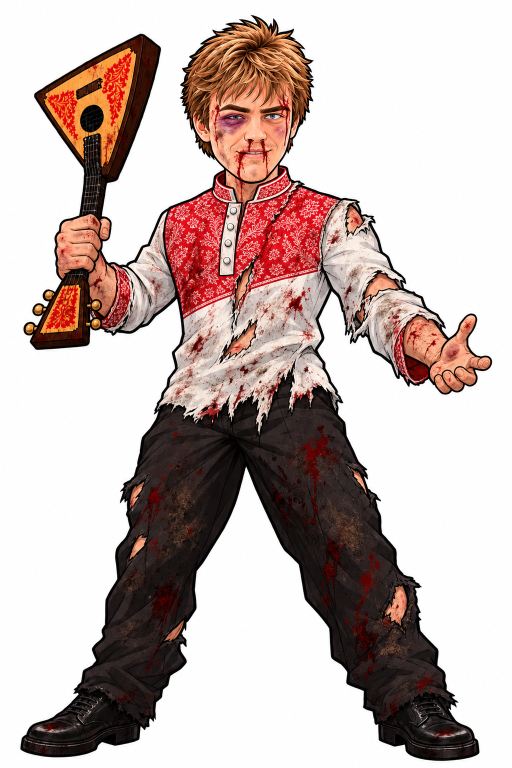
#> input picture tools/boss/raw/babafey-beaten-edit.png, 1024 x 1536 px, given in place of head.png, which was not available (shown at 1/2 size)
$ python assemble-botsman.py
#> lines starting #> are read from the running program, lines starting #| are printed output that depends on the picture
"""
Боцман (id botsman): the artist's layers, all in place on one 2000×3000 sheet — tools/boss/source/botsman/raw/
{coat,legs,head,upperL,foreL,fistL,upperR,foreR,fistR}.png (L — the arm on the left of the picture: down, the fist before
the belly holding a crowbar (raw/crowbar.png, under the fist); R — the guard arm up on the right).
→ rig sources for build-boss.py (cropped to the figure): body = the coat (its tails swing — bs-hem, boss-rig.tsx),
legs = the trousers and boots (drawn OVER the coat, as the artist asked), head, armL/lowL/handL, armR/lowR/handR
(shoulder → forearm at the elbow → fist at the wrist; joints: build-boss.py PIVOT_BY_BOSS),
and the pictures for the lists: public/bosses/botsman/{full,portrait}.webp.
The face (raw/face/, the artist's 1000×1000 sheets, all in place on one face; head.png — the whole head with its own sad
closed mouth): fitted onto the sheet's head (FACE_K, FACE_AT — the best overlap of the two heads) → head, eyes, pupils,
eyes-closed, browL / browR (the brows split at their gap), throat, teeth-up, teeth-low, lips (the open mouth with its hole:
over the throat and the teeth; hidden when he is hit — the head's sad mouth shows).
"""
import os
import numpy as np
from PIL import Image

D = "tools/boss/source/botsman"
R = f"{D}/raw"
CROP = (40, 100, 1880, 2945)


def lay(*names):
    im = Image.new("RGBA", (2000, 3000), (0, 0, 0, 0))
    for n in names:
        im.alpha_composite(Image.open(f"{R}/{n}.png").convert("RGBA"))
    return im.crop(CROP)


FACE_K, FACE_AT = 0.535, (656, 118)
BROW_GAP = 507                  # between the brows on the face sheet (x)


def face(n):
#> called with n = 'head'
    f = Image.open(f"{R}/face/{n}.png").convert("RGBA")
    a = np.array(f)
    a[..., 3][a[..., 3] <= 40] = 0          # the head's faint streaks round it
    f = Image.fromarray(a)
    f = f.resize((round(f.width * FACE_K), round(f.height * FACE_K)), Image.LANCZOS)
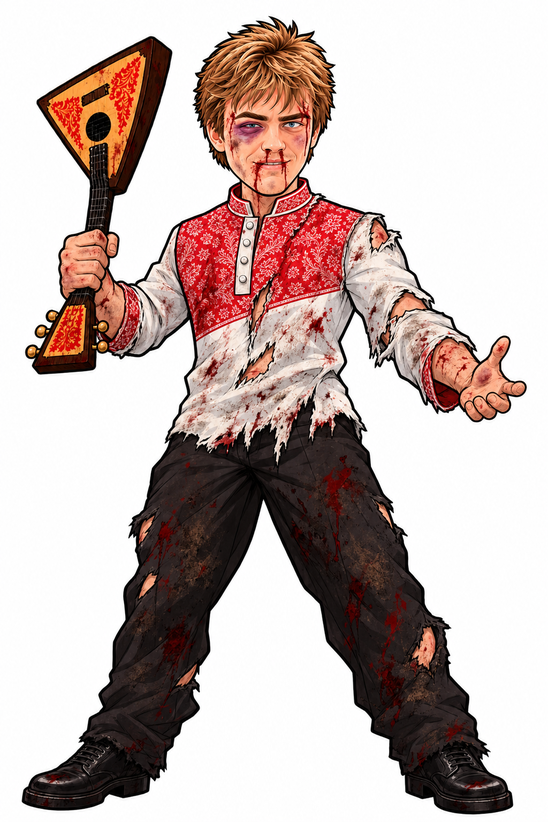
#> f: PIL image 548x822 RGBA; mean R, G, B, A 196.6, 180.5, 176.7, 255
    sheet = Image.new("RGBA", (2000, 3000), (0, 0, 0, 0))
#> sheet: PIL image 2000x3000 RGBA; every value is 0
    sheet.alpha_composite(f, FACE_AT)
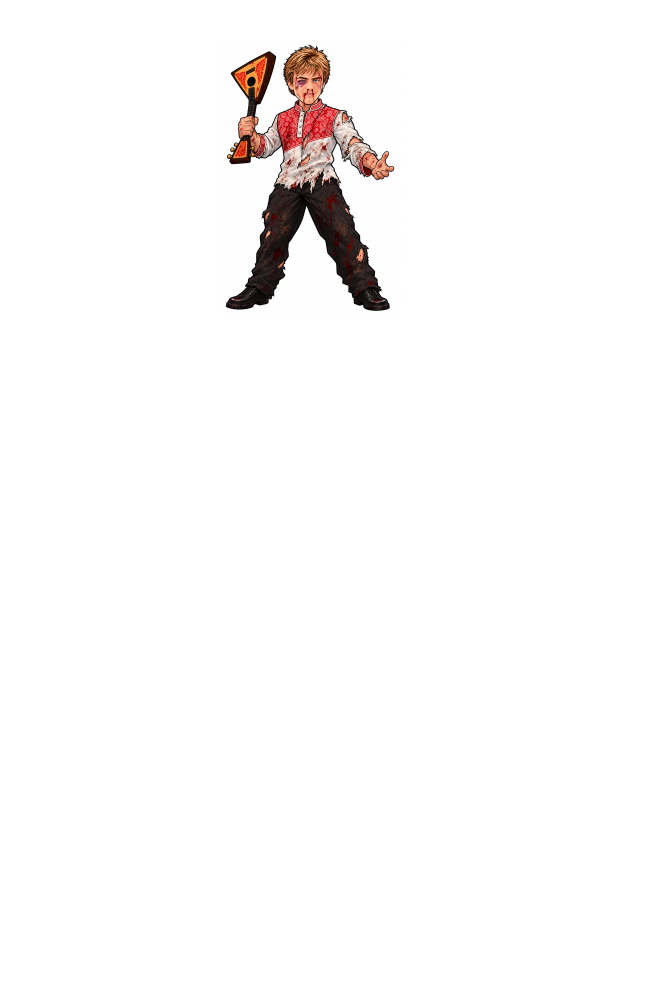
#> sheet: PIL image 2000x3000 RGBA (shown at 1/3 size); mean R, G, B, A 14.8, 13.5, 13.3, 19.1; transparent parts drawn white
    return sheet


for n in ["head", "eyes", "pupils", "eyes-closed", "throat", "teeth-up", "teeth-low", "lips"]:
    face(n).crop(CROP).save(f"{D}/{n}.png")
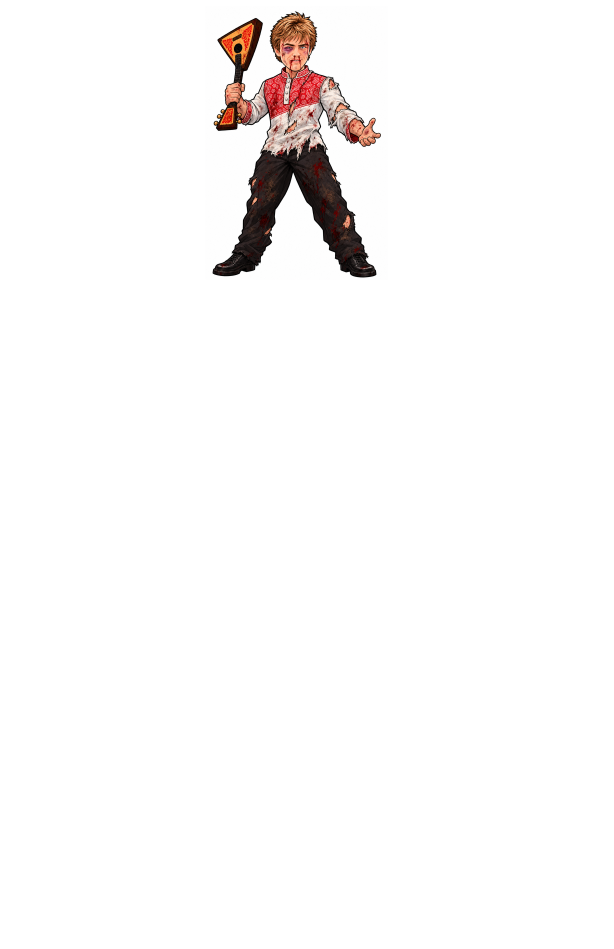
#> saved as head.png: PIL image 1840x2845 RGBA (shown at 1/3 size); mean R, G, B, A 16.9, 15.5, 15.2, 21.9; transparent parts drawn white
#> pass 2 of the loop `for n in ["head", "eyes", "pupils", "eyes-closed", "throat", "teeth-up..`:
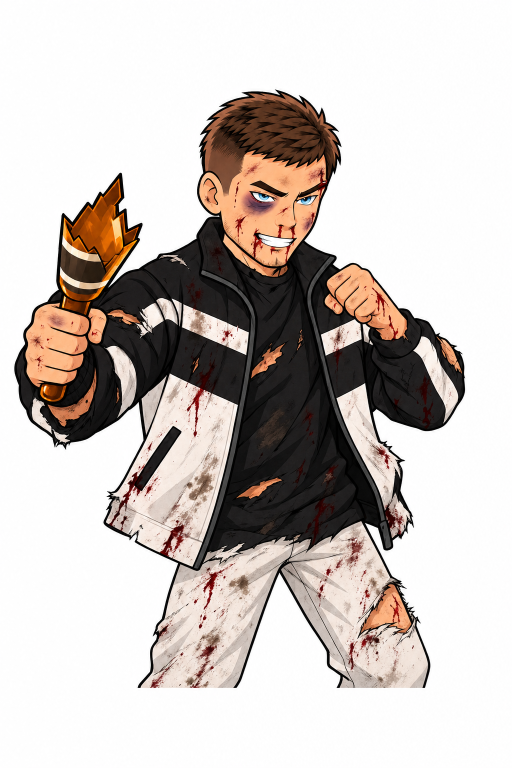
#> input picture tools/boss/raw/bebyakyan-beaten-edit.png, 1024 x 1536 px, given in place of eyes.png, which was not available (shown at 1/2 size)
#> in face (call 2), `sheet.alpha_composite(f, FACE_AT)`:
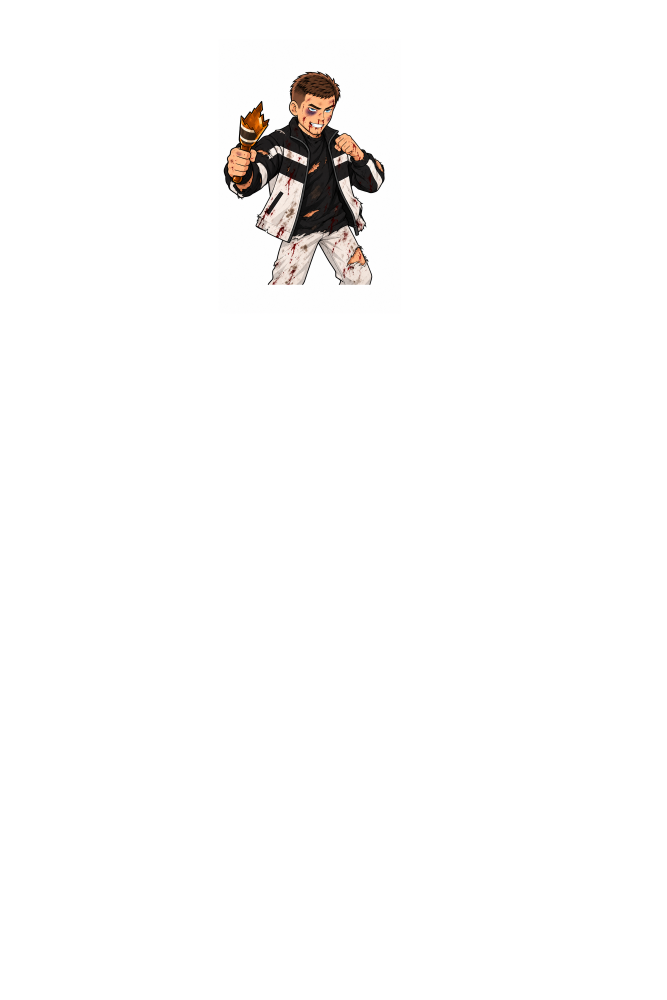
#> sheet: PIL image 2000x3000 RGBA (shown at 1/3 size); mean R, G, B, A 15.2, 14.6, 14.3, 19.1; transparent parts drawn white
#> `face(n).crop(CROP).save(f"{D}/{n}.png")`:
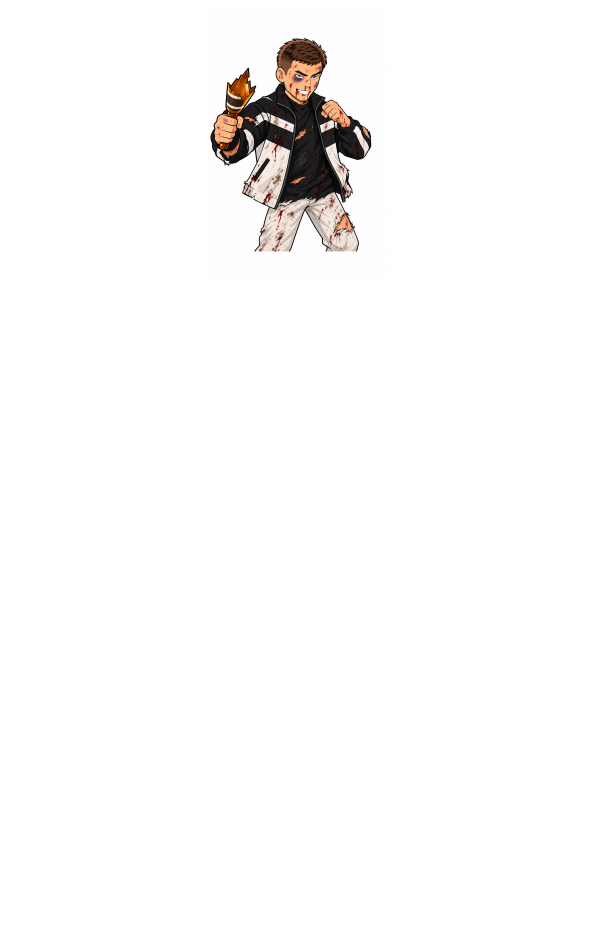
#> saved as eyes.png: PIL image 1840x2845 RGBA (shown at 1/3 size); mean R, G, B, A 17.5, 16.8, 16.4, 21.9; transparent parts drawn white
#> (the run stopped early here; a loop or call above may not have finished)
